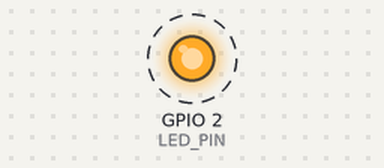
Bench run of a program on a simulated ESP32. Parts: output pins drawn as LEDs (lit = HIGH). Dashed ring = blinking.

Above: at 0.05 s.
Timing chart, 0 to 3.0 s (numbered marks = the images above):
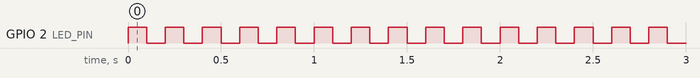

Measured:
- by itself, GPIO 2 (LED_PIN): alternates HIGH for 0.10 s and LOW for 0.10 s

The program:

main.cpp
```cpp
#include <Arduino.h>
#include "esp32-hal-ledc.h"

#define LEDC_CHANNEL 0
#define LEDC_TIMER 0
#define LED_PIN 2
byte del = 50;
int freq = 0;
unsigned long LastTime_1 = 0;
unsigned long LastTime_2 = 0;
bool State = 0;
int dutyCycle = 0;

void setup()
{
  Serial.begin(115200);

  ledcSetup(LEDC_CHANNEL, freq, 8);
  ledcAttachPin(LED_PIN, LEDC_CHANNEL);
  ledcWrite(LEDC_CHANNEL, dutyCycle * 255 / 100);


pinMode(LED_PIN, OUTPUT);

//del = 50;
}

void loop()
 {


digitalWrite(LED_PIN, HIGH);
delay(100);
digitalWrite(LED_PIN, LOW);
delay(100);


/*
if (millis() - LastTime_1 >= 250)
{
  State = !State;
  LastTime_1 = millis();
  digitalWrite(LED_PIN, State);
}

*/
/*
if (millis() - LastTime_2 >= 500)
{
  LastTime_2 = millis();
  State = !State;
  digitalWrite(5, State);
}
*/


  /*
  // читаем новые значения частоты и заполнения с монитора порта
  if (Serial.available() > 0)
  {
    freq = Serial.parseInt();
    dutyCycle = Serial.parseInt();
    ledcWriteTone(LEDC_TIMER, freq);
    ledcWrite(LEDC_CHANNEL, dutyCycle * 255 / 100);
  }
  delay(100);

  */
/*

  float period = 1.0 / freq; // вычисляем длительность периода ШИМ
  float pulse_width = (dutyCycle / 100.0) * period; // вычисляем длительность импульса ШИМ
  float space_width = period - pulse_width; // вычисляем длительность пробела ШИМ

  Serial.print("Pulse width: ");
  Serial.print(pulse_width);
  Serial.print(" us ");
  Serial.print("Space width: ");
  Serial.print(space_width);
  Serial.println(" us");
  delay(1000);

 */
}
```
